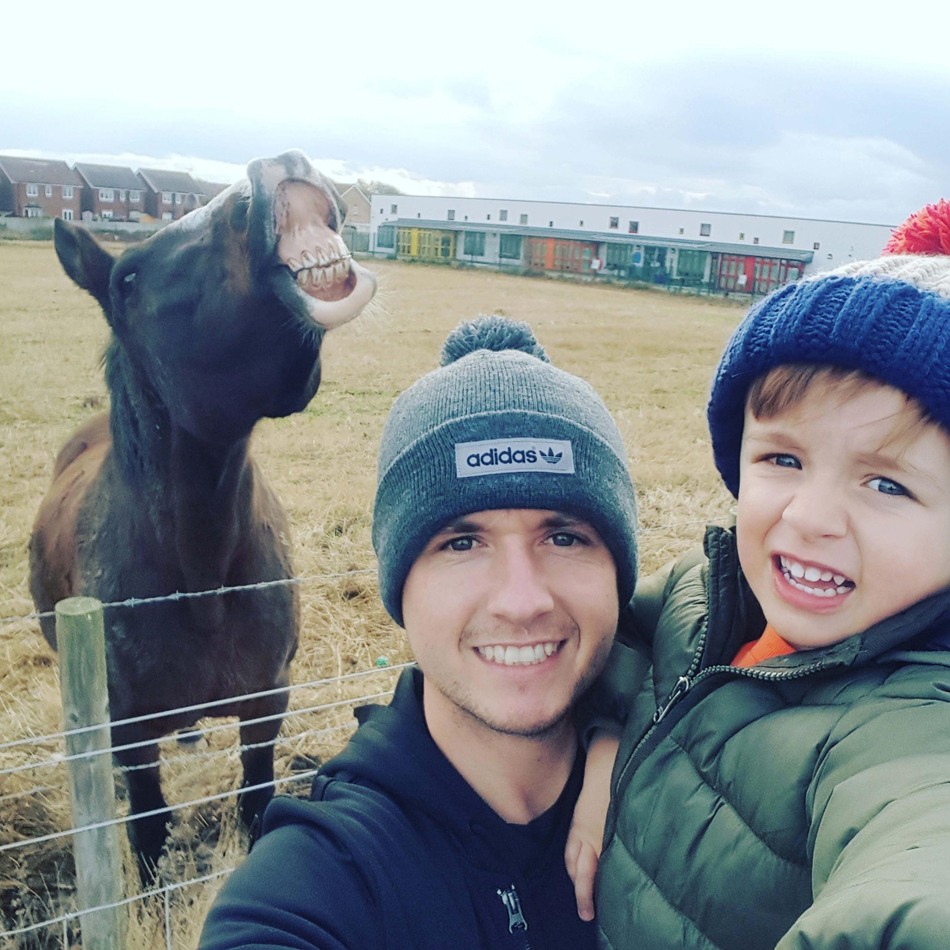
//> input picture server/edge/cmake-build-debug/horse.jpg, 950 x 950 px
$ ./main cmake-build-debug/horse.jpg out.png   (built with g++ and OpenCV 4)
//> lines starting //> are read from the running program, lines starting //| are printed output that depends on the picture
#include <stdio.h>
#include "opencv2/imgproc/imgproc.hpp"
#include "opencv2/highgui/highgui.hpp"
using namespace cv;

//const char* TITLE = "Sobel Demo - Simple Edge Detector";
Mat g_grad, g_grad_threshold;
int g_threshold = 35;

// [7 lines of commented-out code are left out]

int main(int argc, char* argv[]) {
    // Load an image
    Mat src = imread(argv[1]);
//> src is the input picture: 950 rows x 950 cols, CV_8UC3; mean B, G, R 148.3, 145.1, 138.2

    if (src.data == NULL) {
        printf("Failed to load the image!\n%s\n", argv[1]);
        return 1;
    }


    // Blur (RGB)
    //GaussianBlur(src, src, Size(3, 3), 0);

    // Convert it to gray
    Mat src_gray;
    cvtColor(src, src_gray, CV_RGB2GRAY);
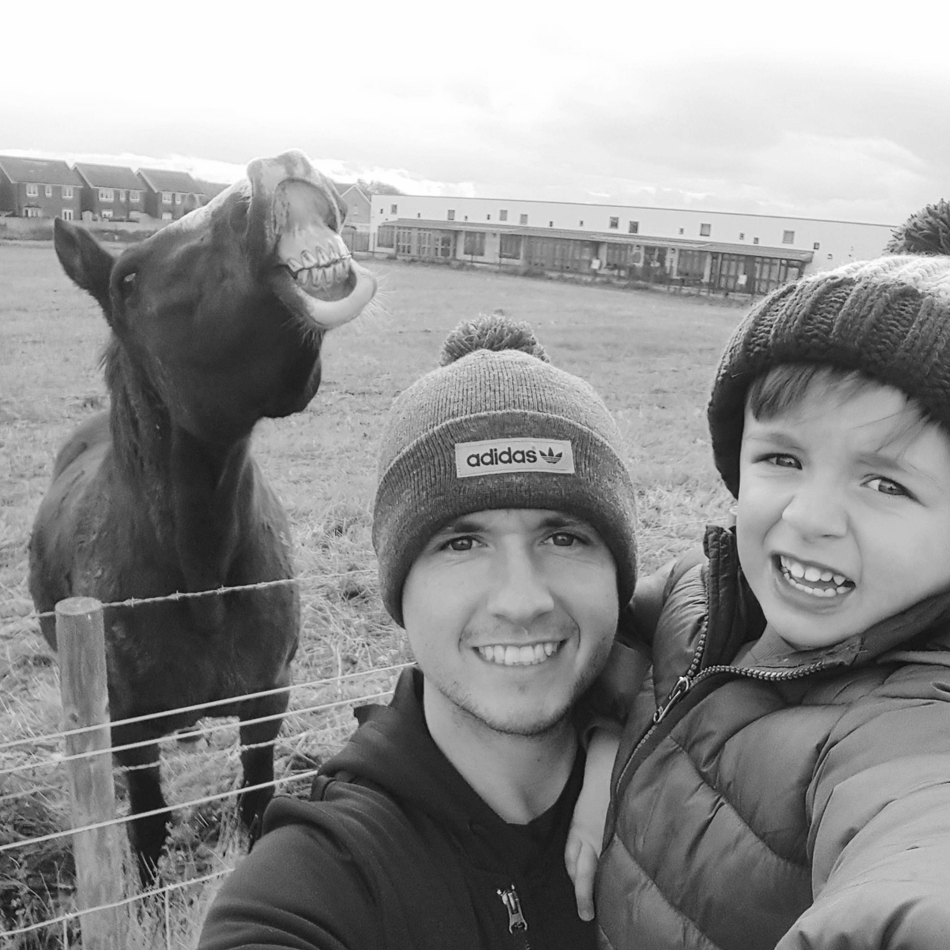
//> src_gray: 950 rows x 950 cols, CV_8UC1; min 8, max 254, mean 145.3

    // Blur (gray)
    GaussianBlur(src_gray, src_gray, Size(3, 3), 0);

    // Gradient X
    Mat grad_x, abs_grad_x;
    Sobel(src_gray, grad_x, CV_16S, 1, 0, 3); // Also try ksize = 1
    convertScaleAbs(grad_x, abs_grad_x);
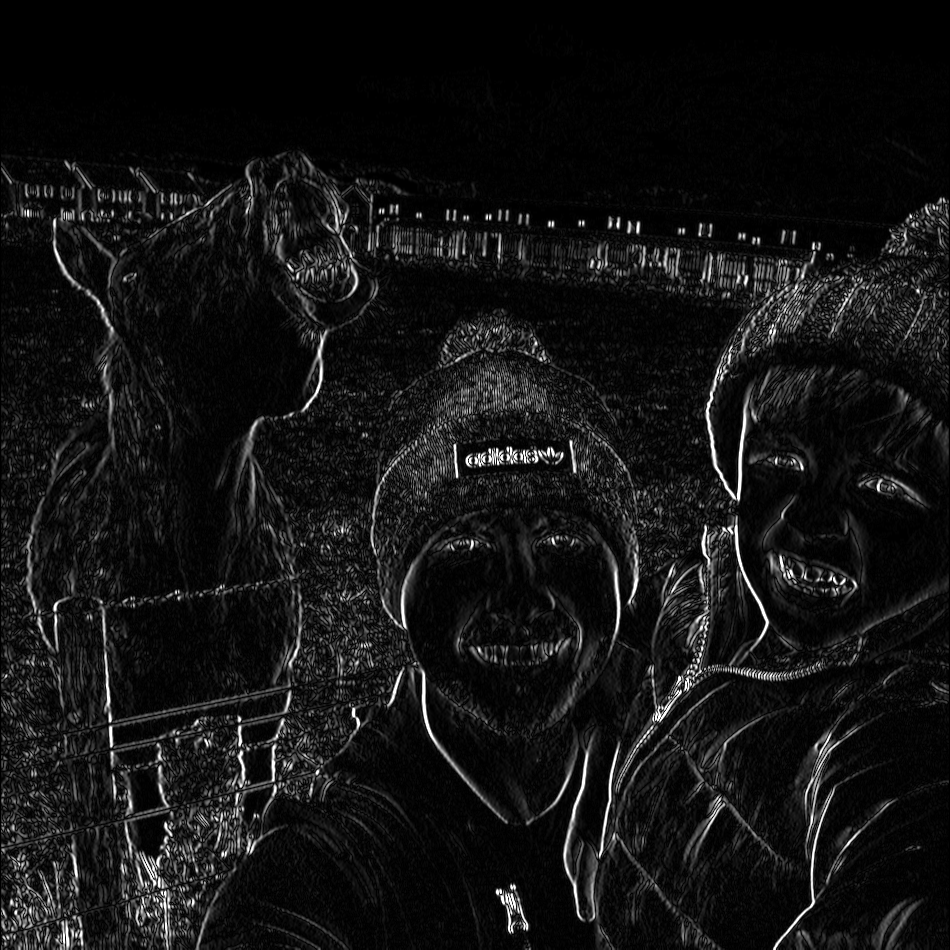
//> abs_grad_x: 950 rows x 950 cols, CV_8UC1; min 0, max 255, mean 19.7

    // Gradient Y
    Mat grad_y, abs_grad_y;
    Sobel(src_gray, grad_y, CV_16S, 0, 1, 3); // Also try ksize = 1
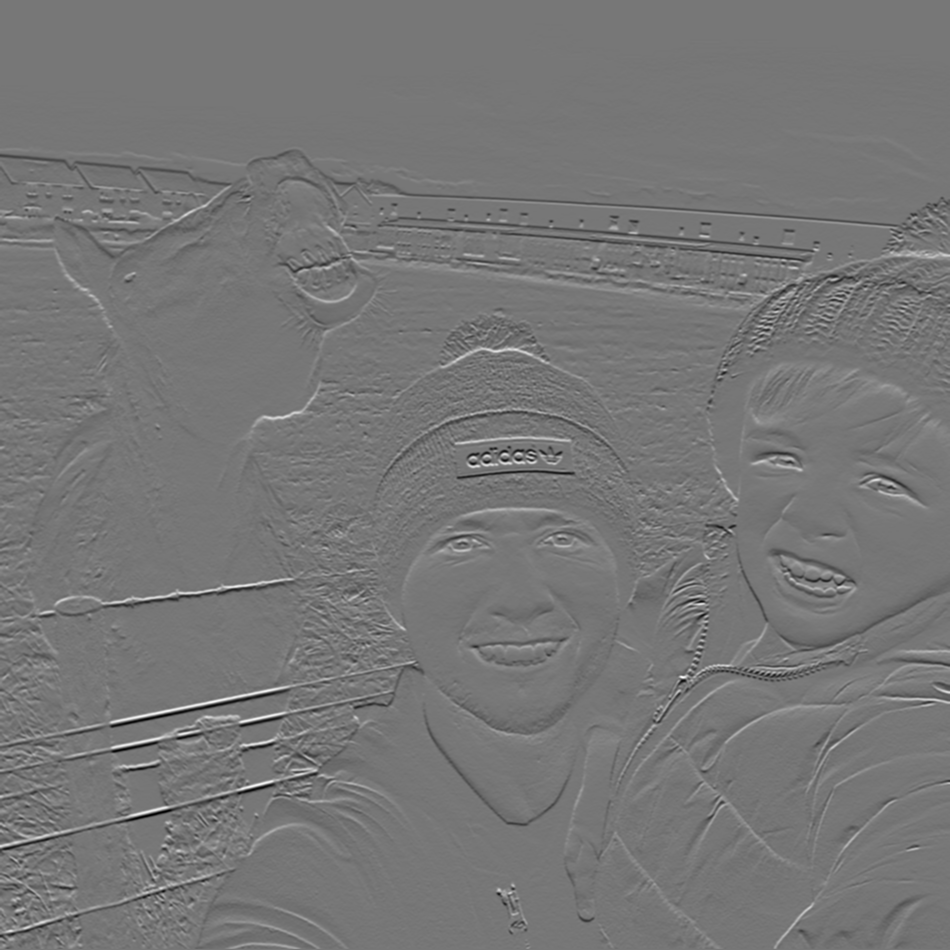
//> grad_y: 950 rows x 950 cols, CV_16SC1; min -466, max 532, mean -1.5; drawn with min black and max white
    convertScaleAbs(grad_y, abs_grad_y);

    // Total Gradient (approximate)
    addWeighted(abs_grad_x, 0.5, abs_grad_y, 0.5, 0, g_grad);
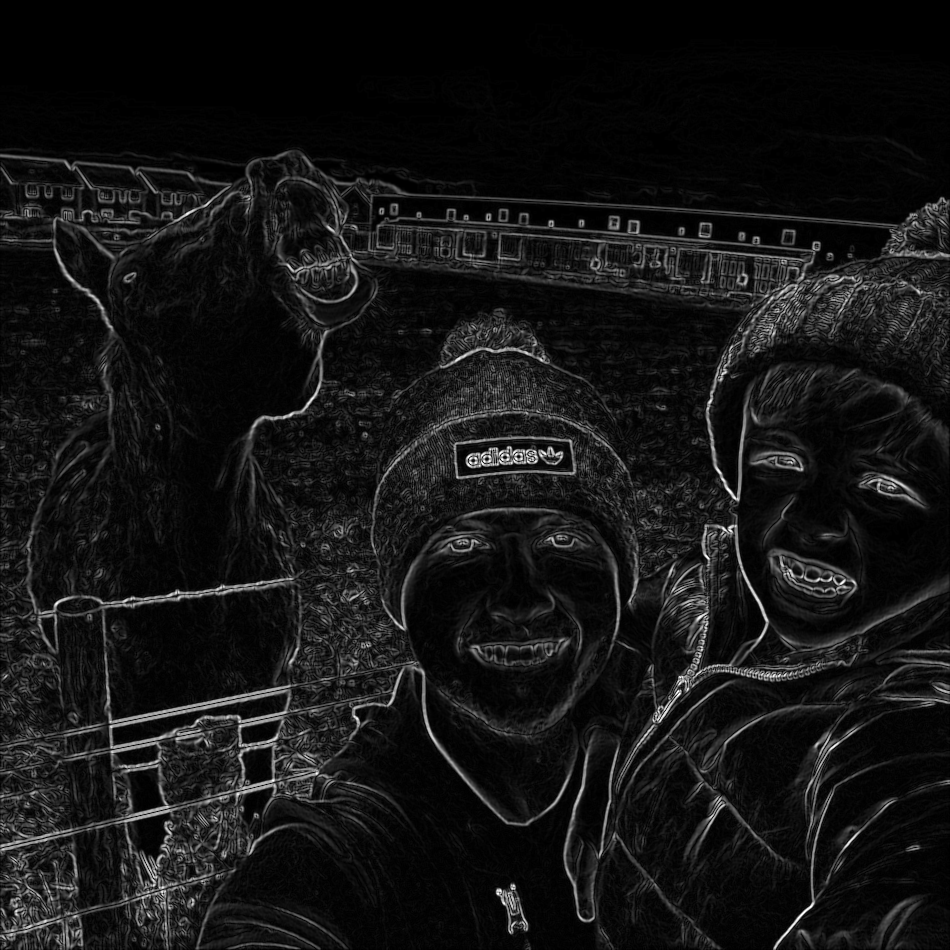
//> g_grad: 950 rows x 950 cols, CV_8UC1; min 0, max 255, mean 20.9

    // Late process
    threshold(g_grad, g_grad_threshold, g_threshold, 255, CV_THRESH_TOZERO);
    bitwise_not(g_grad_threshold, g_grad_threshold);
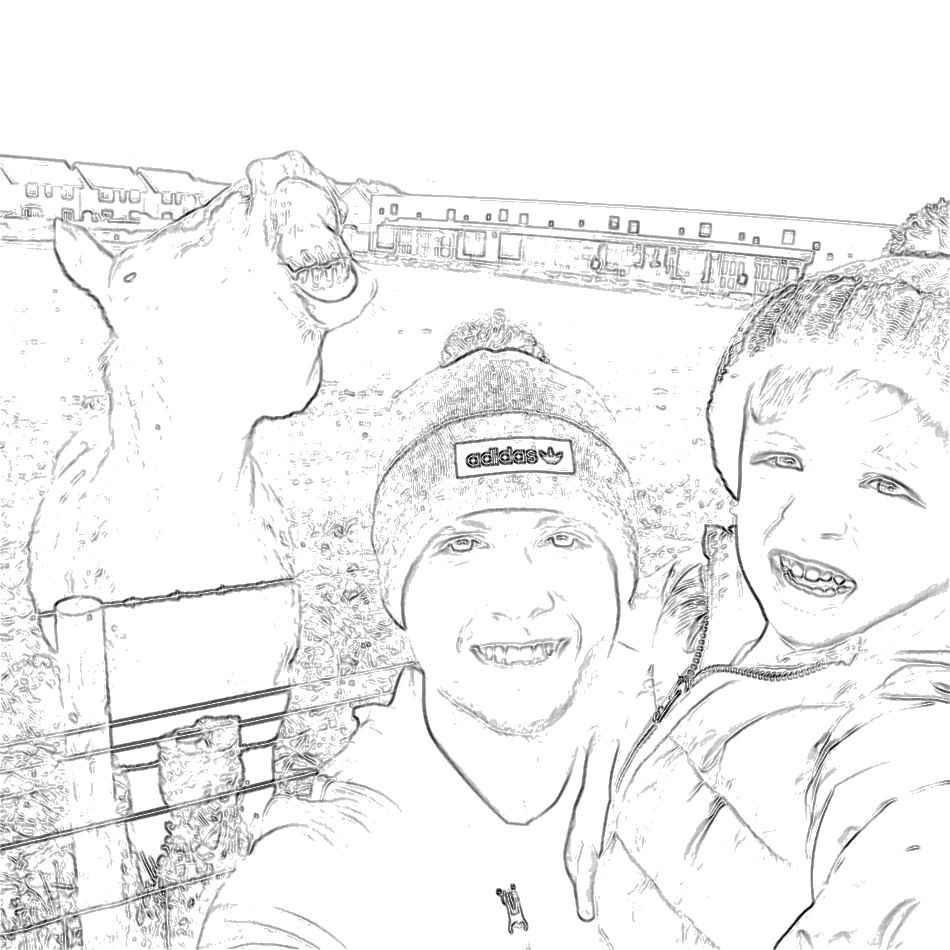
//> g_grad_threshold: 950 rows x 950 cols, CV_8UC1; min 0, max 255, mean 242.1

    // [6 lines of commented-out code are left out]
    imwrite(argv[2], g_grad_threshold);

    return 0;


}
